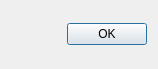
<?xml version="1.0" encoding="UTF-8"?>
<ui version="4.0">
 <class>ColumnSettingSimpleDialog</class>
 <widget class="QDialog" name="ColumnSettingSimpleDialog">
  <property name="geometry">
   <rect>
    <x>0</x>
    <y>0</y>
    <width>158</width>
    <height>69</height>
   </rect>
  </property>
  <property name="windowTitle">
   <string>Column Visibility Setting</string>
  </property>
  <layout class="QVBoxLayout" name="verticalLayout">
   <item>
    <layout class="QGridLayout" name="generalInfoGrid"/>
   </item>
   <item>
    <widget class="QDialogButtonBox" name="buttonBox">
     <property name="orientation">
      <enum>Qt::Horizontal</enum>
     </property>
     <property name="standardButtons">
      <set>QDialogButtonBox::Ok</set>
     </property>
    </widget>
   </item>
  </layout>
 </widget>
 <resources/>
 <connections>
  <connection>
   <sender>buttonBox</sender>
   <signal>accepted()</signal>
   <receiver>ColumnSettingSimpleDialog</receiver>
   <slot>accept()</slot>
   <hints>
    <hint type="sourcelabel">
     <x>248</x>
     <y>254</y>
    </hint>
    <hint type="destinationlabel">
     <x>157</x>
     <y>274</y>
    </hint>
   </hints>
  </connection>
  <connection>
   <sender>buttonBox</sender>
   <signal>rejected()</signal>
   <receiver>ColumnSettingSimpleDialog</receiver>
   <slot>reject()</slot>
   <hints>
    <hint type="sourcelabel">
     <x>316</x>
     <y>260</y>
    </hint>
    <hint type="destinationlabel">
     <x>286</x>
     <y>274</y>
    </hint>
   </hints>
  </connection>
 </connections>
</ui>
